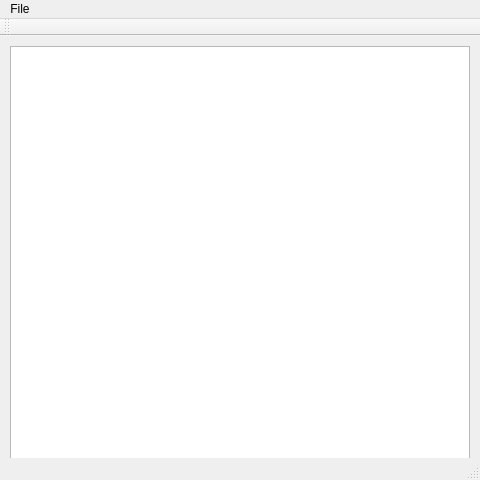
<?xml version="1.0" encoding="UTF-8"?>
<ui version="4.0">
 <class>MainWindow</class>
 <widget class="QMainWindow" name="MainWindow">
  <property name="geometry">
   <rect>
    <x>0</x>
    <y>0</y>
    <width>480</width>
    <height>480</height>
   </rect>
  </property>
  <property name="windowTitle">
   <string>MainWindow</string>
  </property>
  <widget class="QWidget" name="centralWidget">
   <widget class="QTableWidget" name="tableWidget">
    <property name="geometry">
     <rect>
      <x>10</x>
      <y>10</y>
      <width>460</width>
      <height>460</height>
     </rect>
    </property>
    <property name="sizeIncrement">
     <size>
      <width>16</width>
      <height>16</height>
     </size>
    </property>
    <property name="editTriggers">
     <set>QAbstractItemView::NoEditTriggers</set>
    </property>
    <property name="selectionMode">
     <enum>QAbstractItemView::NoSelection</enum>
    </property>
    <property name="showGrid">
     <bool>false</bool>
    </property>
    <property name="cornerButtonEnabled">
     <bool>false</bool>
    </property>
    <attribute name="horizontalHeaderVisible">
     <bool>false</bool>
    </attribute>
    <attribute name="horizontalHeaderHighlightSections">
     <bool>false</bool>
    </attribute>
    <attribute name="verticalHeaderVisible">
     <bool>false</bool>
    </attribute>
    <attribute name="verticalHeaderHighlightSections">
     <bool>false</bool>
    </attribute>
   </widget>
  </widget>
  <widget class="QMenuBar" name="menuBar">
   <property name="geometry">
    <rect>
     <x>0</x>
     <y>0</y>
     <width>480</width>
     <height>21</height>
    </rect>
   </property>
   <widget class="QMenu" name="menuFile">
    <property name="title">
     <string>File</string>
    </property>
    <widget class="QMenu" name="menuSave">
     <property name="title">
      <string>Save</string>
     </property>
     <addaction name="separator"/>
     <addaction name="actionSave_2"/>
     <addaction name="actionSave_as"/>
    </widget>
    <addaction name="actionLoad"/>
    <addaction name="menuSave"/>
    <addaction name="actionEdit"/>
    <addaction name="actionExit"/>
   </widget>
   <addaction name="menuFile"/>
  </widget>
  <widget class="QToolBar" name="mainToolBar">
   <attribute name="toolBarArea">
    <enum>TopToolBarArea</enum>
   </attribute>
   <attribute name="toolBarBreak">
    <bool>false</bool>
   </attribute>
  </widget>
  <widget class="QStatusBar" name="statusBar"/>
  <action name="actionLoad">
   <property name="text">
    <string>Load</string>
   </property>
  </action>
  <action name="actionExit">
   <property name="text">
    <string>Exit</string>
   </property>
  </action>
  <action name="actionEdit">
   <property name="text">
    <string>Edit</string>
   </property>
  </action>
  <action name="actionSave_2">
   <property name="text">
    <string>save</string>
   </property>
  </action>
  <action name="actionSave_as">
   <property name="text">
    <string>save as...</string>
   </property>
  </action>
 </widget>
 <layoutdefault spacing="6" margin="11"/>
 <resources/>
 <connections/>
</ui>
